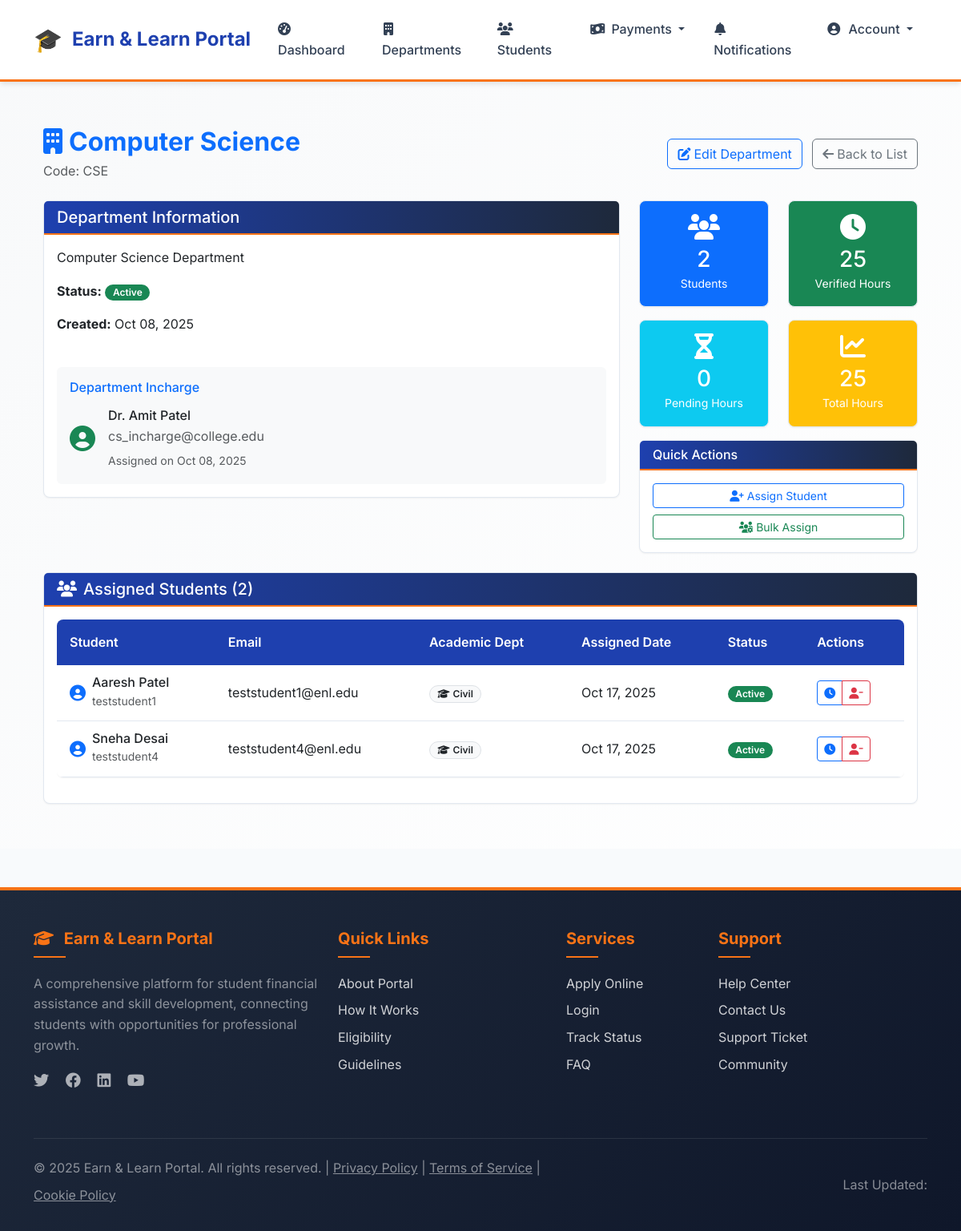
/departments/2/ (signed in), run on the app's committed database.
### scheme/models.py (models this page shows, shortened)
class Department(models.Model):
    name = models.CharField(max_length=100, unique=True)
    code = models.CharField(max_length=10, unique=True, help_text="Department code (e.g., CSE, IT, MECH)")
    description = models.TextField(blank=True, null=True)
    is_active = models.BooleanField(default=True)
    created_at = models.DateTimeField(auto_now_add=True)
    created_by = models.ForeignKey(settings.AUTH_USER_MODEL, on_delete=models.SET_NULL, null=True, related_name='created_departments')
    class Meta:
        ordering = ['name']

class DepartmentIncharge(models.Model):
    user = models.OneToOneField(settings.AUTH_USER_MODEL, on_delete=models.CASCADE, limit_choices_to={'role': 'department_encharge'})
    department = models.OneToOneField(Department, on_delete=models.CASCADE, related_name='incharge')
    assigned_at = models.DateTimeField(auto_now_add=True)
    assigned_by = models.ForeignKey(settings.AUTH_USER_MODEL, on_delete=models.SET_NULL, null=True, related_name='assigned_incharges')
    is_active = models.BooleanField(default=True)
    class Meta:
        verbose_name = "Department Incharge"
        verbose_name_plural = "Department Incharges"

class StudentDepartmentAssignment(models.Model):
    student = models.OneToOneField(settings.AUTH_USER_MODEL, on_delete=models.CASCADE, limit_choices_to={'role': 'student'})
    department = models.ForeignKey(Department, on_delete=models.CASCADE, related_name='assigned_students')
    assigned_at = models.DateTimeField(auto_now_add=True)
    assigned_by = models.ForeignKey(settings.AUTH_USER_MODEL, on_delete=models.SET_NULL, null=True, related_name='student_assignments')
    is_active = models.BooleanField(default=True)
    class Meta:
        verbose_name = "Student Department Assignment"
        verbose_name_plural = "Student Department Assignments"

class SchemeApplication(models.Model):
    CASTE_CATEGORIES = [
        ('General', 'General'),
        ('OBC', 'Other Backward Class (OBC)'),
        ('SC', 'Scheduled Caste (SC)'),
        ('ST', 'Scheduled Tribe (ST)'),
        ('NT', 'Nomadic Tribes (NT)'),
        ('VJNT', 'Vimukta Jati Nomadic Tribes (VJNT)'),
        ('EWS', 'Economically Weaker Section (EWS)'),
        ('SBC', 'Special Backward Class (SBC)'),
    ]
    student = models.ForeignKey(settings.AUTH_USER_MODEL, on_delete=models.CASCADE)
    first_name = models.CharField(max_length=100)
    middle_name = models.CharField(max_length=100, blank=True, null=True)
    last_name = models.CharField(max_length=100)
    address = models.TextField()
    state = models.CharField(max_length=100)
    dob = models.DateField()
    annual_income = models.DecimalField(max_digits=10, decimal_places=2)
    fathers_occupation = models.CharField(max_length=255)
    caste_category = models.CharField(max_length=20, choices=CASTE_CATEGORIES)
    COLLEGE_NAME = "Pimpri Chinchwad College of Engineering Nigdi, Pune"
    college_name = models.CharField(max_length=255, default=COLLEGE_NAME)
    department = models.CharField(max_length=100)
    prn_number = models.CharField(max_length=20, unique=True)
    photo = models.FileField(upload_to='scheme_documents/photos/', validators=[validate_image_file])
    application_form = models.FileField(upload_to='scheme_documents/forms/', validators=[validate_pdf_file])
    income_certificate = models.FileField(upload_to='scheme_documents/certificates/', validators=[validate_pdf_file])
    caste_certificate = models.FileField(upload_to='scheme_documents/certificates/', blank=True, null=True, validators=[validate_pdf_file])
    last_year_marksheet = models.FileField(upload_to='scheme_documents/marksheets/', validators=[validate_pdf_file])
    domicile_certificate = models.FileField(upload_to='scheme_documents/certificates/', validators=[validate_pdf_file])
    admission_receipt = models.FileField(upload_to='scheme_documents/receipts/', validators=[validate_pdf_file])
    aadhar_card = models.FileField(upload_to='scheme_documents/identity/', validators=[validate_pdf_file])
    bank_passbook = models.FileField(upload_to='scheme_documents/passbooks/', validators=[validate_pdf_file])
    caste_validity_certificate = models.FileField(upload_to='scheme_documents/certificates/', blank=True, null=True, validators=[validate_pdf_file])
    STATUS_CHOICES = [
        ("Pending", "Pending"),
        ("Approved", "Approved"),
        ("Rejected", "Rejected"),
        ("Correction Required", "Correction Required"),
        ("Completed", "Completed")
    ]
    status = models.CharField(max_length=20, choices=STATUS_CHOICES, default='Pending')
    comments = models.TextField(blank=True, null=True, help_text="General comments and field-specific feedback")

### users/models.py (models this page shows, shortened)
class User(AbstractUser):
    ROLE_CHOICES = [
        ('student', 'Student'),
        ('department_encharge', 'Department Encharge'),
        ('el_coordinator', 'E & L Coordinator'),
        ('admin', 'Admin'),
    ]
    role = models.CharField(max_length=20, choices=ROLE_CHOICES, default='student')
    is_registered = models.BooleanField(default=False)
    groups = models.ManyToManyField(Group, related_name="custom_user_groups", blank=True)
    user_permissions = models.ManyToManyField(Permission, related_name="custom_user_permissions", blank=True)
    def get_full_name(self):
        if self.role == 'student':
            scheme_app = self.get_scheme_application()
            if scheme_app:
                middle_name = f" {scheme_app.middle_name}" if scheme_app.middle_name else ""
                return f"{scheme_app.first_name}{middle_name} {scheme_app.last_name}".strip()
        return super().get_full_name() or self.username
    def get_scheme_application(self):
        if self.role != 'student':
            return None
        from scheme.models import SchemeApplication
        try:
            return SchemeApplication.objects.get(student=self)
        except SchemeApplication.DoesNotExist:
            return None

### users/decorators.py (the view)
        def wrapper(request, *args, **kwargs):
            if request.user.is_authenticated and hasattr(request.user, 'role'):
                if isinstance(required_role, list):
                    if request.user.role in required_role:
                        return view_func(request, *args, **kwargs)
                else:
                    if request.user.role == required_role:
                        return view_func(request, *args, **kwargs)
                return HttpResponseForbidden("You are not authorized to access this page.")
            return HttpResponseForbidden("You are not authorized to access this page.")

### templates/scheme/department_detail.html (shortened to what this page needs)
{% extends 'base.html' %}
{% block content %}
<div class="container py-4">
    <div class="d-flex justify-content-between align-items-center mb-4">
        <div>
            <h2 class="text-primary fw-bold mb-1">
                <i class="fas fa-building me-2"></i>{{ department.name }}
            </h2>
            <p class="text-muted mb-0">Code: {{ department.code }}</p>
        </div>
        <div>
            <a href="{% url 'edit_department' department.id %}" class="btn btn-outline-primary me-2">
                <i class="fas fa-edit me-1"></i>Edit Department
            </a>
            <a href="{% url 'department_list' %}" class="btn btn-outline-secondary">
                <i class="fas fa-arrow-left me-1"></i>Back to List
            </a>
        </div>
    </div>
    <div class="row mb-4">
        <div class="col-lg-8">
            <div class="card">
                <div class="card-header">
                    <h5 class="mb-0">Department Information</h5>
                </div>
                <div class="card-body">
                    {% if department.description %}
                        <p class="mb-3">{{ department.description }}</p>
                    {% endif %}
                    <div class="row">
                        <div class="col-md-6">
                            <p><strong>Status:</strong>
                                {% if department.is_active %}
                                    <span class="badge bg-success">Active</span>
                                {% else %}
                                    <span class="badge bg-danger">Inactive</span>
                                {% endif %}
                            </p>
                            <p><strong>Created:</strong> {{ department.created_at|date:"M d, Y" }}</p>
                        </div>
                        <div class="col-md-6">
                        </div>
                    </div>
                    <div class="mt-4 p-3 bg-light rounded">
                        <h6 class="text-primary mb-3">Department Incharge</h6>
                        {% if department.incharge %}
                            <div class="d-flex align-items-center">
                                <div class="me-3">
                                    <i class="fas fa-user-circle fa-2x text-success"></i>
                                </div>
                                <div>
                                    <h6 class="mb-1">{{ department.incharge.user.get_full_name }}</h6>
                                    <p class="text-muted mb-1">{{ department.incharge.user.email }}</p>
                                    <small class="text-muted">Assigned on {{ department.incharge.assigned_at|date:"M d, Y" }}</small>
                                </div>
                            </div>
                        {% endif %}
                    </div>
                </div>
            </div>
        </div>
        <div class="col-lg-4">
            <div class="row">
                <div class="col-6">
                    <div class="card bg-primary text-white text-center">
                        <div class="card-body">
                            <i class="fas fa-users fa-2x mb-2"></i>
                            <h3 class="mb-0">{{ assigned_students.count }}</h3>
                            <small>Students</small>
                        </div>
                    </div>
                </div>
                <div class="col-6">
                    <div class="card bg-success text-white text-center">
                        <div class="card-body">
                            <i class="fas fa-clock fa-2x mb-2"></i>
                            <h3 class="mb-0">{{ verified_hours }}</h3>
                            <small>Verified Hours</small>
                        </div>
                    </div>
                </div>
            </div>
            <div class="row mt-3">
                <div class="col-6">
                    <div class="card bg-info text-white text-center">
                        <div class="card-body">
                            <i class="fas fa-hourglass-half fa-2x mb-2"></i>
                            <h3 class="mb-0">{{ pending_hours }}</h3>
                            <small>Pending Hours</small>
                        </div>
                    </div>
                </div>
                <div class="col-6">
                    <div class="card bg-warning text-white text-center">
                        <div class="card-body">
                            <i class="fas fa-chart-line fa-2x mb-2"></i>
                            <h3 class="mb-0">{{ total_hours }}</h3>
                            <small>Total Hours</small>
                        </div>
                    </div>
                </div>
            </div>
            <div class="card mt-3">
                <div class="card-header">
                    <h6 class="mb-0">Quick Actions</h6>
                </div>
                <div class="card-body">
                    <div class="d-grid gap-2">
                        <a href="{% url 'assign_student_to_department' %}?dept={{ department.id }}" class="btn btn-outline-primary btn-sm">
                            <i class="fas fa-user-plus me-1"></i>Assign Student
                        </a>
                        <a href="{% url 'bulk_assign_students' %}?dept={{ department.id }}" class="btn btn-outline-success btn-sm">
                            <i class="fas fa-users-cog me-1"></i>Bulk Assign
                        </a>
                    </div>
                </div>
            </div>
        </div>
    </div>
    <div class="card">
        <div class="card-header d-flex justify-content-between align-items-center">
            <h5 class="mb-0">
                <i class="fas fa-users me-2"></i>Assigned Students ({{ assigned_students.count }})
            </h5>
        </div>
        <div class="card-body">
            {% if assigned_students %}
                <div class="table-responsive">
                    <table class="table table-hover">
                        <thead class="table-light">
                            <tr>
                                <th>Student</th>
                                <th>Email</th>
                                <th>Academic Dept</th>
                                <th>Assigned Date</th>
                                <th>Status</th>
                                <th>Actions</th>
                            </tr>
                        </thead>
                        <tbody>
                            {% for assignment in assigned_students %}
                            <tr>
                                <td>
                                    <div class="d-flex align-items-center">
                                        <i class="fas fa-user-circle fa-lg text-primary me-2"></i>
                                        <div>
                                            <h6 class="mb-0">{{ assignment.student.get_full_name }}</h6>
                                            <small class="text-muted">{{ assignment.student.username }}</small>
                                        </div>
                                    </div>
                                </td>
                                <td>{{ assignment.student.email }}</td>
                                <td>
                                    {% with assignment.student.schemeapplication_set.first as application %}
                                        {% if application %}
                                            <span class="badge bg-light text-dark border fw-semibold">
                                                <i class="fas fa-graduation-cap me-1"></i>{{ application.department }}
                                            </span>
                                        {% else %}
                                            <span class="badge bg-secondary">Not Available</span>
                                        {% endif %}
                                    {% endwith %}
                                </td>
                                <td>{{ assignment.assigned_at|date:"M d, Y" }}</td>
                                <td>
                                    {% if assignment.is_active %}
                                        <span class="badge bg-success">Active</span>
                                    {% else %}
                                        <span class="badge bg-secondary">Inactive</span>
                                    {% endif %}
                                </td>
                                <td>
                                    <div class="btn-group btn-group-sm">
                                        <a href="{% url 'student_worklog' assignment.student.id %}" class="btn btn-outline-primary">
                                            <i class="fas fa-clock"></i>
                                        </a>
                                        {% if assignment.is_active %}
                                            <a href="{% url 'unassign_student' assignment.id %}" class="btn btn-outline-danger">
                                                <i class="fas fa-user-minus"></i>
                                            </a>
                                        {% endif %}
                                    </div>
                                </td>
                            </tr>
                            {% endfor %}
                        </tbody>
                    </table>
                </div>
            {% endif %}
        </div>
    </div>
</div>
{% endblock %}

### data on the page
Department: name "Computer Science", code "CSE", description "Computer Science Department", created_at "Oct 08, 2025", incharge.user.get_full_name "Dr. Amit Patel", incharge.user.email "cs_incharge@college.edu", incharge.assigned_at "Oct 08, 2025"
StudentDepartmentAssignment: student.get_full_name "Aaresh Patel", student.username "teststudent1", student.email "teststudent1@enl.edu", student.schemeapplication_set.first.department "Civil", assigned_at "Oct 17, 2025", is_active "Active"
StudentDepartmentAssignment: student.get_full_name "Sneha Desai", student.username "teststudent4", student.email "teststudent4@enl.edu", student.schemeapplication_set.first.department "Civil", assigned_at "Oct 17, 2025", is_active "Active"

### other printed values
{{ assigned_students.count }} "2"
{{ verified_hours }} "25"
{{ pending_hours }} "0"
{{ total_hours }} "25"
